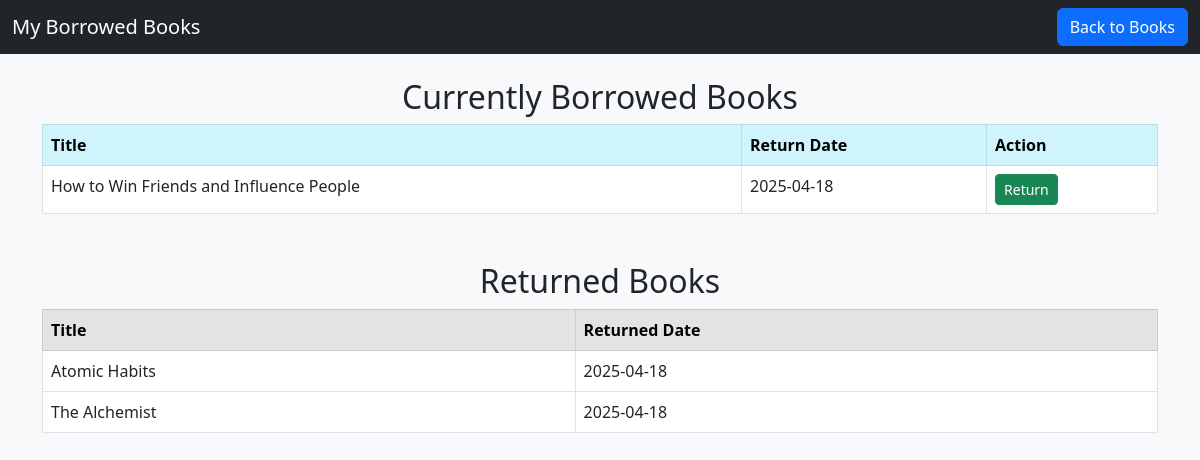
The app's page /borrowed/ (signed in) with its own data.
### books/models.py (models this page shows, shortened)
class BorrowedBook(models.Model):
    user = models.ForeignKey(User, on_delete=models.CASCADE)
    book = models.ForeignKey(Book, on_delete=models.CASCADE)
    borrowed_date = models.DateTimeField(auto_now_add=True)
    return_date = models.DateTimeField(null=True, blank=True)
    is_returned = models.BooleanField(default=False)

class Book(models.Model):
    title = models.CharField(max_length=200)
    author = models.CharField(max_length=200)
    category = models.CharField(max_length=200)
    isbn = models.CharField(max_length=20, unique=True)
    total_copies = models.PositiveIntegerField(default=1)
    available_copies = models.PositiveIntegerField(default=1)

### books/views.py (the view)
# urls.py: path('borrowed/', borrowed_books, name='borrowed_books'),
@login_required
def borrowed_books(request):
    borrowed_books = BorrowedBook.objects.filter(user=request.user, is_returned=False)
    returned_books = BorrowedBook.objects.filter(user=request.user, is_returned=True)
    return render(request, 'book/borrowed_books.html', {
        'borrowed_books': borrowed_books,
        'returned_books': returned_books,
    })

### books/templates/book/borrowed_books.html (shortened to what this page needs)
{% load static %}
<!DOCTYPE html>
<html lang="en">
<head>
    <link rel="stylesheet" href="https://cdn.jsdelivr.net/npm/bootstrap@5.3.0/dist/css/bootstrap.min.css">
</head>
<body class="bg-light">
    <nav class="navbar navbar-dark bg-dark">
        <div class="container-fluid">
            <span class="navbar-brand mb-0 h1">My Borrowed Books</span>
            <a href="{% url 'book-list' %}" class="btn btn-primary">Back to Books</a>
        </div>
    </nav>
    <div class="container mt-4">
        <h2 class="text-center">Currently Borrowed Books</h2>
        {% if borrowed_books %}
        <table class="table table-bordered">
            <thead class="table-info">
                <tr>
                    <th>Title</th>
                    <th>Return Date</th>
                    <th>Action</th>
                </tr>
            </thead>
            <tbody>
                {% for borrowed_book in borrowed_books %}
                <tr>
                    <td>{{ borrowed_book.book.title }}</td>
                    <td>{{ borrowed_book.return_date|date:"Y-m-d" }}</td>
                    <td>
                        <a href="{% url 'return-book' borrowed_book.id %}" class="btn btn-success btn-sm">Return</a>
                    </td>
                </tr>
                {% endfor %}
            </tbody>
        </table>
        {% else %}
        <p class="text-center text-warning">You have not borrowed any books.</p>
        {% endif %}
    </div>
    <div class="container mt-5">
        <h2 class="text-center">Returned Books</h2>
        {% if returned_books %}
        <table class="table table-bordered">
            <thead class="table-secondary">
                <tr>
                    <th>Title</th>
                    <th>Returned Date</th>
                </tr>
            </thead>
            <tbody>
                {% for returned_book in returned_books %}
                <tr>
                    <td>{{ returned_book.book.title }}</td>
                    <td>{{ returned_book.return_date|date:"Y-m-d" }}</td>
                </tr>
                {% endfor %}
            </tbody>
        </table>
        {% else %}
        <p class="text-center text-muted">No books have been returned yet.</p>
        {% endif %}
    </div>
</body>
</html>

### records on screen
BorrowedBook: book "How to Win Friends and Influence People", return_date "2025-04-18"
BorrowedBook: book "Atomic Habits", return_date "2025-04-18"
BorrowedBook: book "The Alchemist", return_date "2025-04-18"
